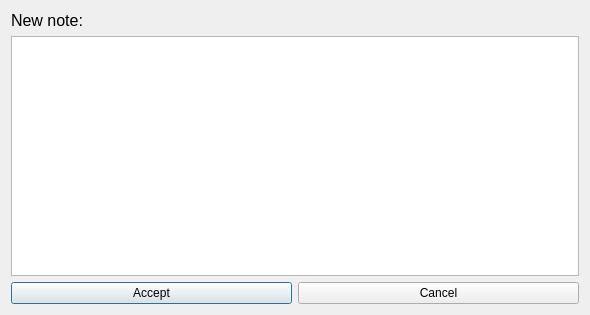
<?xml version="1.0" encoding="UTF-8"?>
<ui version="4.0">
 <class>Dialog</class>
 <widget class="QDialog" name="Dialog">
  <property name="geometry">
   <rect>
    <x>0</x>
    <y>0</y>
    <width>590</width>
    <height>315</height>
   </rect>
  </property>
  <property name="windowTitle">
   <string>Dialog</string>
  </property>
  <layout class="QVBoxLayout" name="verticalLayout">
   <item>
    <widget class="QLabel" name="label">
     <property name="font">
      <font>
       <pointsize>12</pointsize>
       <weight>50</weight>
       <bold>false</bold>
      </font>
     </property>
     <property name="text">
      <string>New note:</string>
     </property>
    </widget>
   </item>
   <item>
    <widget class="QTextEdit" name="noteTE"/>
   </item>
   <item>
    <layout class="QHBoxLayout" name="horizontalLayout">
     <item>
      <widget class="QPushButton" name="acceptBT">
       <property name="text">
        <string>Accept</string>
       </property>
      </widget>
     </item>
     <item>
      <widget class="QPushButton" name="cancelBT">
       <property name="text">
        <string>Cancel</string>
       </property>
      </widget>
     </item>
    </layout>
   </item>
  </layout>
 </widget>
 <resources/>
 <connections/>
</ui>
